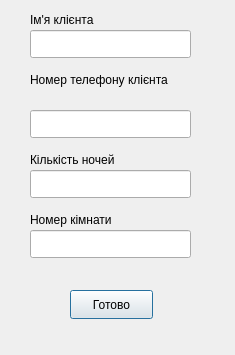
<?xml version="1.0" encoding="UTF-8"?>
<ui version="4.0">
 <class>bookRoomWindow</class>
 <widget class="QDialog" name="bookRoomWindow">
  <property name="geometry">
   <rect>
    <x>0</x>
    <y>0</y>
    <width>235</width>
    <height>355</height>
   </rect>
  </property>
  <property name="windowTitle">
   <string>Dialog</string>
  </property>
  <widget class="QLineEdit" name="clientName">
   <property name="geometry">
    <rect>
     <x>30</x>
     <y>30</y>
     <width>161</width>
     <height>28</height>
    </rect>
   </property>
  </widget>
  <widget class="QLabel" name="label">
   <property name="geometry">
    <rect>
     <x>30</x>
     <y>10</y>
     <width>81</width>
     <height>20</height>
    </rect>
   </property>
   <property name="text">
    <string>Ім'я клієнта</string>
   </property>
  </widget>
  <widget class="QLabel" name="label_2">
   <property name="geometry">
    <rect>
     <x>30</x>
     <y>70</y>
     <width>181</width>
     <height>20</height>
    </rect>
   </property>
   <property name="text">
    <string>Номер телефону клієнта</string>
   </property>
  </widget>
  <widget class="QLabel" name="label_3">
   <property name="geometry">
    <rect>
     <x>30</x>
     <y>150</y>
     <width>121</width>
     <height>20</height>
    </rect>
   </property>
   <property name="text">
    <string>Кількість ночей</string>
   </property>
  </widget>
  <widget class="QLineEdit" name="clientPhone">
   <property name="geometry">
    <rect>
     <x>30</x>
     <y>110</y>
     <width>161</width>
     <height>28</height>
    </rect>
   </property>
  </widget>
  <widget class="QLineEdit" name="time">
   <property name="geometry">
    <rect>
     <x>30</x>
     <y>170</y>
     <width>161</width>
     <height>28</height>
    </rect>
   </property>
  </widget>
  <widget class="QPushButton" name="pushButton">
   <property name="geometry">
    <rect>
     <x>70</x>
     <y>290</y>
     <width>83</width>
     <height>29</height>
    </rect>
   </property>
   <property name="text">
    <string>Готово</string>
   </property>
  </widget>
  <widget class="QLineEdit" name="roomNumber">
   <property name="geometry">
    <rect>
     <x>30</x>
     <y>230</y>
     <width>161</width>
     <height>28</height>
    </rect>
   </property>
  </widget>
  <widget class="QLabel" name="label_4">
   <property name="geometry">
    <rect>
     <x>30</x>
     <y>210</y>
     <width>111</width>
     <height>20</height>
    </rect>
   </property>
   <property name="text">
    <string>Номер кімнати</string>
   </property>
  </widget>
 </widget>
 <resources/>
 <connections/>
</ui>
